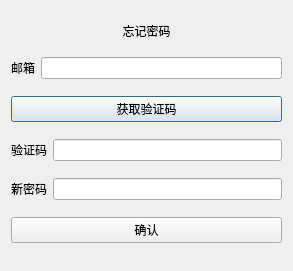
<?xml version="1.0" encoding="UTF-8"?>
<ui version="4.0">
 <class>forget_password</class>
 <widget class="QDialog" name="forget_password">
  <property name="geometry">
   <rect>
    <x>0</x>
    <y>0</y>
    <width>293</width>
    <height>271</height>
   </rect>
  </property>
  <property name="windowTitle">
   <string>Dialog</string>
  </property>
  <layout class="QVBoxLayout" name="verticalLayout">
   <item>
    <widget class="QLabel" name="label">
     <property name="sizePolicy">
      <sizepolicy hsizetype="Preferred" vsizetype="Fixed">
       <horstretch>0</horstretch>
       <verstretch>0</verstretch>
      </sizepolicy>
     </property>
     <property name="text">
      <string>忘记密码</string>
     </property>
     <property name="alignment">
      <set>Qt::AlignCenter</set>
     </property>
    </widget>
   </item>
   <item>
    <layout class="QHBoxLayout" name="horizontalLayout_3">
     <item>
      <widget class="QLabel" name="label_2">
       <property name="text">
        <string>邮箱</string>
       </property>
      </widget>
     </item>
     <item>
      <widget class="QLineEdit" name="line_email"/>
     </item>
    </layout>
   </item>
   <item>
    <widget class="QPushButton" name="button_getvcode">
     <property name="text">
      <string>获取验证码</string>
     </property>
    </widget>
   </item>
   <item>
    <layout class="QHBoxLayout" name="horizontalLayout_2">
     <item>
      <widget class="QLabel" name="label_3">
       <property name="text">
        <string>验证码</string>
       </property>
      </widget>
     </item>
     <item>
      <widget class="QLineEdit" name="line_vcode"/>
     </item>
    </layout>
   </item>
   <item>
    <layout class="QHBoxLayout" name="horizontalLayout">
     <item>
      <widget class="QLabel" name="label_4">
       <property name="text">
        <string>新密码</string>
       </property>
      </widget>
     </item>
     <item>
      <widget class="QLineEdit" name="line_newpassword">
       <property name="echoMode">
        <enum>QLineEdit::Password</enum>
       </property>
      </widget>
     </item>
    </layout>
   </item>
   <item>
    <widget class="QPushButton" name="button_ok">
     <property name="text">
      <string>确认</string>
     </property>
    </widget>
   </item>
  </layout>
 </widget>
 <resources/>
 <connections/>
</ui>
